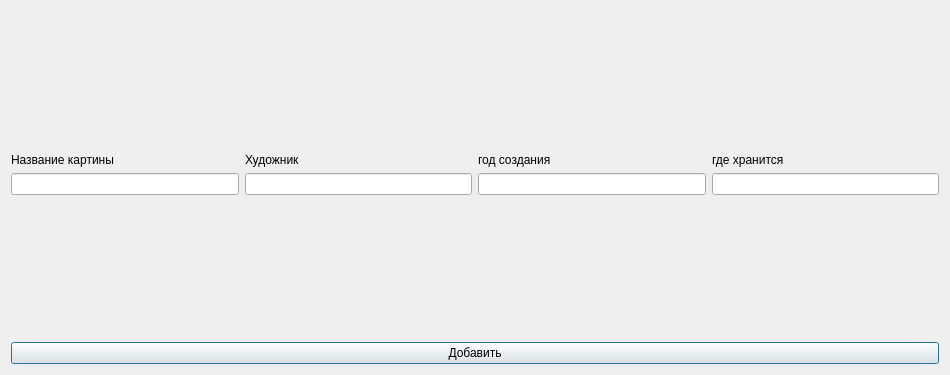
<?xml version="1.0" encoding="UTF-8"?>
<ui version="4.0">
 <class>AddWindow</class>
 <widget class="QDialog" name="AddWindow">
  <property name="geometry">
   <rect>
    <x>0</x>
    <y>0</y>
    <width>950</width>
    <height>375</height>
   </rect>
  </property>
  <property name="windowTitle">
   <string>Dialog</string>
  </property>
  <layout class="QVBoxLayout" name="verticalLayout_5">
   <item>
    <spacer name="verticalSpacer_2">
     <property name="orientation">
      <enum>Qt::Orientation::Vertical</enum>
     </property>
     <property name="sizeHint" stdset="0">
      <size>
       <width>20</width>
       <height>120</height>
      </size>
     </property>
    </spacer>
   </item>
   <item>
    <layout class="QHBoxLayout" name="horizontalLayout">
     <item>
      <layout class="QVBoxLayout" name="verticalLayout">
       <item>
        <widget class="QLabel" name="label">
         <property name="text">
          <string>Название картины</string>
         </property>
        </widget>
       </item>
       <item>
        <widget class="QLineEdit" name="lineEdit"/>
       </item>
      </layout>
     </item>
     <item>
      <layout class="QVBoxLayout" name="verticalLayout_2">
       <item>
        <widget class="QLabel" name="label_2">
         <property name="text">
          <string>Художник</string>
         </property>
        </widget>
       </item>
       <item>
        <widget class="QLineEdit" name="lineEdit_2"/>
       </item>
      </layout>
     </item>
     <item>
      <layout class="QVBoxLayout" name="verticalLayout_3">
       <item>
        <widget class="QLabel" name="label_3">
         <property name="text">
          <string>год создания</string>
         </property>
        </widget>
       </item>
       <item>
        <widget class="QLineEdit" name="lineEdit_3"/>
       </item>
      </layout>
     </item>
     <item>
      <layout class="QVBoxLayout" name="verticalLayout_4">
       <item>
        <widget class="QLabel" name="label_4">
         <property name="text">
          <string>где хранится</string>
         </property>
        </widget>
       </item>
       <item>
        <widget class="QLineEdit" name="lineEdit_4"/>
       </item>
      </layout>
     </item>
    </layout>
   </item>
   <item>
    <spacer name="verticalSpacer">
     <property name="orientation">
      <enum>Qt::Orientation::Vertical</enum>
     </property>
     <property name="sizeHint" stdset="0">
      <size>
       <width>20</width>
       <height>120</height>
      </size>
     </property>
    </spacer>
   </item>
   <item>
    <widget class="QPushButton" name="pushButton">
     <property name="text">
      <string>Добавить</string>
     </property>
    </widget>
   </item>
  </layout>
 </widget>
 <resources/>
 <connections/>
</ui>
